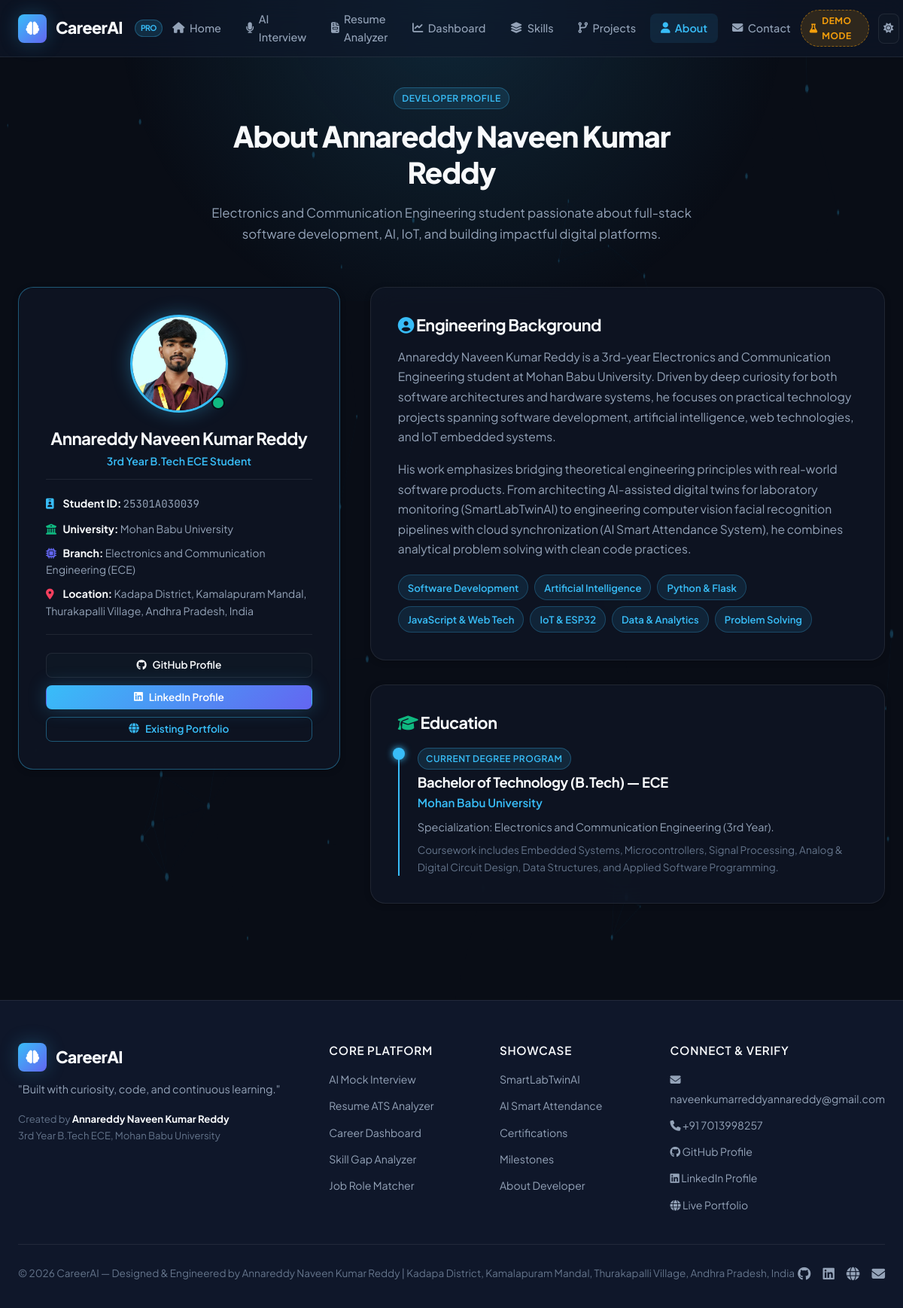
/about, run on the app's committed database.
### tables this page shows
CREATE TABLE user_profile (
        id INTEGER PRIMARY KEY AUTOINCREMENT,
        name TEXT NOT NULL,
        student_id TEXT,
        university TEXT,
        branch TEXT,
        year TEXT,
        location TEXT,
        email TEXT,
        phone TEXT,
        github TEXT,
        linkedin TEXT,
        portfolio TEXT,
        bio TEXT,
        headline TEXT,
        target_role TEXT DEFAULT 'Software Developer',
        career_readiness INTEGER DEFAULT 78,
        created_at TIMESTAMP DEFAULT CURRENT_TIMESTAMP,
        updated_at TIMESTAMP DEFAULT CURRENT_TIMESTAMP
    );

### app.py (the view)
@app.route('/about')
def about():
    conn = get_db_connection()
    user = conn.execute('SELECT * FROM user_profile LIMIT 1').fetchone()
    conn.close()
    return render_template('about.html', active_page='about', user=user)

### templates/about.html (shortened to what this page needs)
{% extends "base.html" %}
{% block content %}
<div class="container" style="padding: 2.5rem 1.5rem 4rem 1.5rem;">
  <div class="section-header fade-in-up">
    <span class="badge badge-cyan section-tag">Developer Profile</span>
    <h1 class="section-title">About Annareddy Naveen Kumar Reddy</h1>
    <p class="section-subtitle">Electronics and Communication Engineering student passionate about full-stack software development, AI, IoT, and building impactful digital platforms.</p>
  </div>
  <div style="display: grid; grid-template-columns: 1fr 1.6fr; gap: 2.5rem; align-items: flex-start;">
    <div class="fade-in-up">
      <div class="glass-card" style="padding: 2.25rem; text-align: center; border: 1px solid var(--border-focus);">
        <div style="position: relative; width: 130px; height: 130px; margin: 0 auto 1.25rem auto;">
          <img src="{{ url_for('static', filename='images/naveen_profile.jpg') }}" alt="{{ dev_name }}" style="width: 100%; height: 100%; border-radius: 50%; object-fit: cover; object-position: top center; border: 3px solid var(--accent-cyan); box-shadow: 0 0 25px rgba(56, 189, 248, 0.35);">
          <span style="position: absolute; bottom: 4px; right: 4px; width: 18px; height: 18px; border-radius: 50%; background: var(--accent-emerald); border: 2.5px solid var(--bg-primary);" title="Active Developer Profile"></span>
        </div>
        <h3 style="font-size: 1.4rem; margin-bottom: 0.35rem;">{{ dev_name }}</h3>
        <p style="font-size: 0.88rem; color: var(--accent-cyan); font-weight: 600; margin-bottom: 0.75rem;">
          3rd Year B.Tech ECE Student
        </p>
        <div style="display: flex; flex-direction: column; gap: 0.6rem; text-align: left; padding: 1.25rem 0; border-top: 1px solid var(--border-subtle); border-bottom: 1px solid var(--border-subtle); margin-bottom: 1.5rem; font-size: 0.88rem;">
          <div><strong style="color: var(--text-primary);"><i class="fas fa-id-badge" style="color: var(--accent-cyan); width: 20px;"></i> Student ID:</strong> <span style="font-family: var(--font-mono); color: var(--text-secondary);">{{ dev_student_id }}</span></div>
          <div><strong style="color: var(--text-primary);"><i class="fas fa-university" style="color: var(--accent-emerald); width: 20px;"></i> University:</strong> <span style="color: var(--text-secondary);">{{ dev_university }}</span></div>
          <div><strong style="color: var(--text-primary);"><i class="fas fa-microchip" style="color: var(--accent-indigo); width: 20px;"></i> Branch:</strong> <span style="color: var(--text-secondary);">{{ dev_branch }}</span></div>
          <div><strong style="color: var(--text-primary);"><i class="fas fa-map-marker-alt" style="color: var(--accent-rose); width: 20px;"></i> Location:</strong> <span style="color: var(--text-secondary);">{{ dev_location }}</span></div>
        </div>
        <div style="display: flex; flex-direction: column; gap: 0.6rem;">
          <a href="{{ dev_github }}" target="_blank" rel="noopener" class="btn btn-secondary btn-sm" style="width: 100%;">
            <i class="fab fa-github"></i> GitHub Profile
          </a>
          <a href="{{ dev_linkedin }}" target="_blank" rel="noopener" class="btn btn-primary btn-sm" style="width: 100%;">
            <i class="fab fa-linkedin"></i> LinkedIn Profile
          </a>
          <a href="{{ dev_portfolio }}" target="_blank" rel="noopener" class="btn btn-outline btn-sm" style="width: 100%;">
            <i class="fas fa-globe"></i> Existing Portfolio
          </a>
        </div>
      </div>
    </div>
    <div class="fade-in-up">
      <div class="glass-card" style="padding: 2.25rem; margin-bottom: 2rem;">
        <h3 style="font-size: 1.35rem; margin-bottom: 1rem;"><i class="fas fa-user-circle" style="color: var(--accent-cyan);"></i> Engineering Background</h3>
        <p style="font-size: 0.98rem; line-height: 1.7; margin-bottom: 1rem;">
          Annareddy Naveen Kumar Reddy is a 3rd-year Electronics and Communication Engineering student at Mohan Babu University. Driven by deep curiosity for both software architectures and hardware systems, he focuses on practical technology projects spanning software development, artificial intelligence, web technologies, and IoT embedded systems.
        </p>
        <p style="font-size: 0.98rem; line-height: 1.7; margin-bottom: 1.25rem;">
          His work emphasizes bridging theoretical engineering principles with real-world software products. From architecting AI-assisted digital twins for laboratory monitoring (SmartLabTwinAI) to engineering computer vision facial recognition pipelines with cloud synchronization (AI Smart Attendance System), he combines analytical problem solving with clean code practices.
        </p>
        <div style="display: flex; flex-wrap: wrap; gap: 0.5rem;">
          <span class="skill-pill tech">Software Development</span>
          <span class="skill-pill tech">Artificial Intelligence</span>
          <span class="skill-pill tech">Python & Flask</span>
          <span class="skill-pill tech">JavaScript & Web Tech</span>
          <span class="skill-pill tech">IoT & ESP32</span>
          <span class="skill-pill tech">Data & Analytics</span>
          <span class="skill-pill tech">Problem Solving</span>
        </div>
      </div>
      <div class="glass-card" style="padding: 2.25rem;">
        <h3 style="font-size: 1.35rem; margin-bottom: 1.25rem;"><i class="fas fa-graduation-cap" style="color: var(--accent-emerald);"></i> Education</h3>
        <div style="border-left: 2px solid var(--accent-cyan); padding-left: 1.5rem; position: relative;">
          <div style="position: absolute; left: -9px; top: 0; width: 16px; height: 16px; border-radius: 50%; background: var(--accent-cyan); box-shadow: 0 0 10px var(--accent-cyan);"></div>
          <div style="margin-bottom: 0.35rem;">
            <span class="badge badge-cyan">Current Degree Program</span>
          </div>
          <h4 style="font-size: 1.15rem; margin-bottom: 0.25rem;">Bachelor of Technology (B.Tech) — ECE</h4>
          <div style="font-size: 0.95rem; color: var(--accent-cyan); font-weight: 600; margin-bottom: 0.5rem;">
            Mohan Babu University
          </div>
          <p style="font-size: 0.9rem; color: var(--text-secondary); margin-bottom: 0.5rem;">
            Specialization: Electronics and Communication Engineering (3rd Year).
          </p>
          <p style="font-size: 0.85rem; color: var(--text-muted);">
            Coursework includes Embedded Systems, Microcontrollers, Signal Processing, Analog & Digital Circuit Design, Data Structures, and Applied Software Programming.
          </p>
        </div>
      </div>
    </div>
  </div>
</div>
{% endblock %}

### templates/base.html (shortened to what this page needs)
<!DOCTYPE html>
<html lang="en" data-theme="dark">
<head>
  <link rel="stylesheet" href="https://cdnjs.cloudflare.com/ajax/libs/font-awesome/6.5.1/css/all.min.css">
  <link rel="stylesheet" href="{{ url_for('static', filename='css/main.css') }}">
  <link rel="stylesheet" href="{{ url_for('static', filename='css/components.css') }}">
  <link rel="stylesheet" href="{{ url_for('static', filename='css/interview.css') }}">
  <link rel="stylesheet" href="{{ url_for('static', filename='css/resume.css') }}">
  <link rel="stylesheet" href="{{ url_for('static', filename='css/dashboard.css') }}">
</head>
<body>
  <canvas id="bg-canvas"></canvas>
  <div class="ambient-glow-top"></div>
  <header class="navbar">
    <div class="container navbar-inner">
      <a href="{{ url_for('index') }}" class="brand-logo" id="nav-brand-logo">
        <div class="brand-icon">
          <i class="fas fa-brain"></i>
        </div>
        <span>CareerAI</span>
        <span class="brand-badge">PRO</span>
      </a>
      <ul class="nav-menu">
        <li><a href="{{ url_for('index') }}" class="nav-link {% if active_page == 'home' %}active{% endif %}"><i class="fas fa-home"></i> Home</a></li>
        <li><a href="{{ url_for('interview') }}" class="nav-link {% if active_page == 'interview' %}active{% endif %}"><i class="fas fa-microphone"></i> AI Interview</a></li>
        <li><a href="{{ url_for('resume') }}" class="nav-link {% if active_page == 'resume' %}active{% endif %}"><i class="fas fa-file-invoice"></i> Resume Analyzer</a></li>
        <li><a href="{{ url_for('dashboard') }}" class="nav-link {% if active_page == 'dashboard' %}active{% endif %}"><i class="fas fa-chart-line"></i> Dashboard</a></li>
        <li><a href="{{ url_for('skill_gap') }}" class="nav-link {% if active_page == 'skills' %}active{% endif %}"><i class="fas fa-layer-group"></i> Skills</a></li>
        <li><a href="{{ url_for('projects') }}" class="nav-link {% if active_page == 'projects' %}active{% endif %}"><i class="fas fa-code-branch"></i> Projects</a></li>
        <li><a href="{{ url_for('about') }}" class="nav-link {% if active_page == 'about' %}active{% endif %}"><i class="fas fa-user"></i> About</a></li>
        <li><a href="{{ url_for('contact') }}" class="nav-link {% if active_page == 'contact' %}active{% endif %}"><i class="fas fa-envelope"></i> Contact</a></li>
      </ul>
      <div class="nav-actions">
        {% if is_demo_mode %}
        <span class="badge badge-demo" title="Running in high-fidelity Demo Mode without external API charges">
          <i class="fas fa-flask"></i> Demo Mode
        </span>
        {% else %}
        <span class="badge badge-emerald" title="Connected to live AI provider">
          <i class="fas fa-bolt"></i> {{ ai_provider_name }}
        </span>
        {% endif %}
        <button class="theme-toggle-btn" id="theme-toggle" aria-label="Toggle Theme">
        </button>
      </div>
    </div>
  </header>
  <main>
    {% block content %}{% endblock %}
  </main>
  <footer class="site-footer">
    <div class="container">
      <div class="footer-grid">
        <div class="footer-brand">
          <div class="brand-logo" style="margin-bottom: 0.75rem;">
            <div class="brand-icon"><i class="fas fa-brain"></i></div>
            <span>CareerAI</span>
          </div>
          <p>"Built with curiosity, code, and continuous learning."</p>
          <p style="font-size: 0.82rem; color: var(--text-muted);">
            Created by <strong style="color: var(--text-primary);">{{ dev_name }}</strong><br>
            3rd Year B.Tech ECE, {{ dev_university }}
          </p>
        </div>
        <div class="footer-col">
          <h5>Core Platform</h5>
          <ul class="footer-links">
            <li><a href="{{ url_for('interview') }}">AI Mock Interview</a></li>
            <li><a href="{{ url_for('resume') }}">Resume ATS Analyzer</a></li>
            <li><a href="{{ url_for('dashboard') }}">Career Dashboard</a></li>
            <li><a href="{{ url_for('skill_gap') }}">Skill Gap Analyzer</a></li>
            <li><a href="{{ url_for('role_matcher') }}">Job Role Matcher</a></li>
          </ul>
        </div>
        <div class="footer-col">
          <h5>Showcase</h5>
          <ul class="footer-links">
            <li><a href="{{ url_for('projects') }}">SmartLabTwinAI</a></li>
            <li><a href="{{ url_for('projects') }}">AI Smart Attendance</a></li>
            <li><a href="{{ url_for('certifications') }}">Certifications</a></li>
            <li><a href="{{ url_for('achievements') }}">Milestones</a></li>
            <li><a href="{{ url_for('about') }}">About Developer</a></li>
          </ul>
        </div>
        <div class="footer-col">
          <h5>Connect & Verify</h5>
          <ul class="footer-links">
            <li><a href="mailto:{{ dev_email }}"><i class="fas fa-envelope"></i> {{ dev_email }}</a></li>
            <li><a href="tel:{{ dev_phone }}"><i class="fas fa-phone"></i> +91 {{ dev_phone }}</a></li>
            <li><a href="{{ dev_github }}" target="_blank" rel="noopener"><i class="fab fa-github"></i> GitHub Profile</a></li>
            <li><a href="{{ dev_linkedin }}" target="_blank" rel="noopener"><i class="fab fa-linkedin"></i> LinkedIn Profile</a></li>
            <li><a href="{{ dev_portfolio }}" target="_blank" rel="noopener"><i class="fas fa-globe"></i> Live Portfolio</a></li>
          </ul>
        </div>
      </div>
      <div class="footer-bottom">
        <div>
          &copy; 2026 CareerAI — Designed & Engineered by {{ dev_name }} | {{ dev_location }}
        </div>
        <div class="footer-social-links">
          <a href="{{ dev_github }}" target="_blank" rel="noopener" aria-label="GitHub"><i class="fab fa-github"></i></a>
          <a href="{{ dev_linkedin }}" target="_blank" rel="noopener" aria-label="LinkedIn"><i class="fab fa-linkedin"></i></a>
          <a href="{{ dev_portfolio }}" target="_blank" rel="noopener" aria-label="Portfolio"><i class="fas fa-globe"></i></a>
          <a href="mailto:{{ dev_email }}" aria-label="Email"><i class="fas fa-envelope"></i></a>
        </div>
      </div>
    </div>
  </footer>
</body>
</html>

### data on the page
user_profile: name "Annareddy Naveen Kumar Reddy", university "Mohan Babu University", branch "Electronics and Communication Engineering (ECE)", location "Kadapa District, Kamalapuram Mandal, Thurakapalli Village, Andhra Pradesh, India", email "naveenkumarreddyannareddy@gmail.com"

### other printed values
{{ dev_student_id }} "25301A030039"
{{ dev_phone }} "7013998257"
